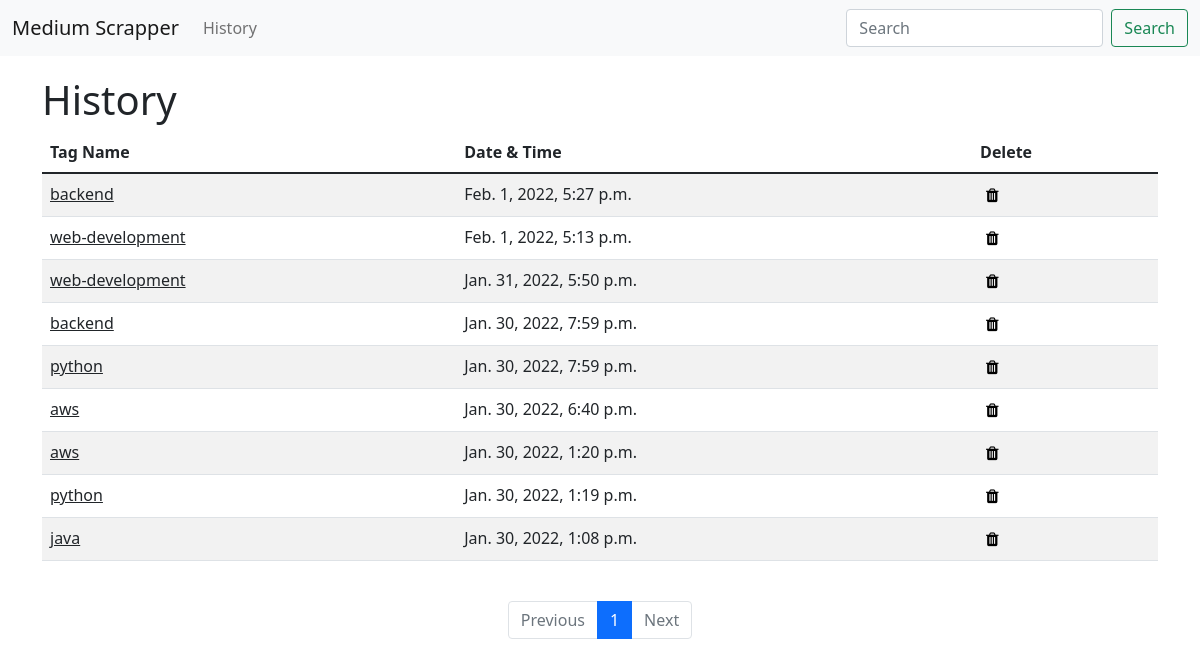
The page /history/ on the database its author committed.
### scraper/models.py (models this page shows, shortened)
class Tags(models.Model):
    tags = models.CharField(max_length = 30)
    date = models.DateTimeField(auto_now_add=True, blank=True)

### scraper/views.py (the view)
# urls.py: path('history/', history, name = 'history'),
def history(request):
    tags = Tags.objects.all().order_by('date').reverse()
    url_paginator = Paginator(tags, 10)
    urls = request.GET.get('page')
    try:
        url_1 = url_paginator.page(urls)
    except PageNotAnInteger:
        url_1 = url_paginator.page(1)
    except EmptyPage:
        url_1 = url_paginator.page(url_paginator.num_pages)
    return render(request, 'scraper/history.html', {'urls' : url_1})

### scraper/templates/scraper/history.html (shortened to what this page needs)
{% extends 'scraper/base.html' %}
{% block content %}
<h2 class="display-6">History</h2>
<table class="table table-striped">
    <thead class="thead-light">
      <tr>
        <th scope="col">Tag Name</th>
        <th scope="col">Date & Time</th>
        <th scope="col">Delete</th>
      </tr>
    </thead>
    <tbody>
    {% for tag in urls.object_list %}
      <tr>
        <td>
            <form action = "{% url 'search' %}", method="post">
            <button value = {{ tag.tags }} class="link-dark" name = "tag" style = "padding: 0;
            border: none;
            background: none;
            text-decoration: underline;">
                {{ tag.tags }}
            </button>
            </form>
        </td>
        <td>{{ tag.date }}</td>
        <td>
            <form action = "{% url 'deletehistory' %}", method="post">
                <button type="submit" style="border: none; background: none; outline: none;"><i class="fa fa-trash"></i></button>
            </form>
        </td>
      </tr>
    {% endfor %}
    </tbody>
</table>
<div class="container p-4">
    <ul class="pagination justify-content-center">
        {% if urls.has_previous %}
            <li class="page-item">
                <a class = "page-link" href="?page=1">Previous</a>
            </li>
        {% else %}
            <li class="page-item disabled">
                <a class="page-link" href="#" tabindex="-1" aria-disabled="true">Previous</a>
            </li>
        {% endif %}
        {% for i in urls.paginator.page_range %}
            {% if urls.number == i %}
                <li class="page-item active" aria-current="page">
                    <span class="page-link">
                        {{ i }}
                    </span>
                </li>
            {% elif i > urls.number|add:'-5' and i < urls.number|add:'5' %}
                <li class="page-item"><a class="page-link" href="?page={{ i }}">{{ i }}</a></li>
            {% endif %}
        {% endfor %}
        {% if urls.has_next %}
            <li class="page-item">
                <a class="page-link" href="?page={{ urls.next_page_number }}">Next</a>
            </li>
        {% else %}
            <li class="page-item disabled">
                <a class="page-link" href="#" tabindex="-1" aria-disabled="true">Next</a>
            </li>
        {% endif %}
    </ul>
</div>
{% endblock %}

### scraper/templates/scraper/base.html (shortened to what this page needs)
<!doctype html>
<html lang="en">
  <head>
    <link href="https://cdn.jsdelivr.net/npm/bootstrap@5.1.3/dist/css/bootstrap.min.css" rel="stylesheet">
    <link rel="stylesheet" href="https://cdnjs.cloudflare.com/ajax/libs/font-awesome/4.7.0/css/font-awesome.min.css">
  </head>
  <body>
    <nav class="navbar navbar-expand-lg navbar-light bg-light sticky-top">
      <div class="container-fluid">
        <div class="collapse navbar-collapse" id="navbarTogglerDemo01">
          <a class="navbar-brand" href="{% url 'index' %}">Medium Scrapper</a>
          <ul class="navbar-nav me-auto mb-2 mb-lg-0">
            <li class="nav-item">
              <a class="nav-link" href="{% url 'history' %}">History</a>
            </li>
          </ul>
          <form class="d-flex" method = "POST" action = "{% url 'search' %}">
            <input class="form-control me-2" type="search" placeholder="Search" aria-label="Search" name = "tag" Required>
            <button class="btn btn-outline-success" type="submit">Search</button>
          </form>
        </div>
      </div>
    </nav>
    <div class="container" style="padding-top: 20px; padding-bottom : 20px">
      {% block content %} {% endblock %}
    </div>
  </body>
</html>

### rows shown on the page
Tags: tags "backend", date "Feb. 1, 2022, 5:27 p.m."
Tags: tags "web-development", date "Feb. 1, 2022, 5:13 p.m."
Tags: tags "web-development", date "Jan. 31, 2022, 5:50 p.m."
Tags: tags "backend", date "Jan. 30, 2022, 7:59 p.m."
Tags: tags "python", date "Jan. 30, 2022, 7:59 p.m."
Tags: tags "aws", date "Jan. 30, 2022, 6:40 p.m."
Tags: tags "aws", date "Jan. 30, 2022, 1:20 p.m."
Tags: tags "python", date "Jan. 30, 2022, 1:19 p.m."
Tags: tags "java", date "Jan. 30, 2022, 1:08 p.m."

### other values the page prints
{{ i }} "1"
